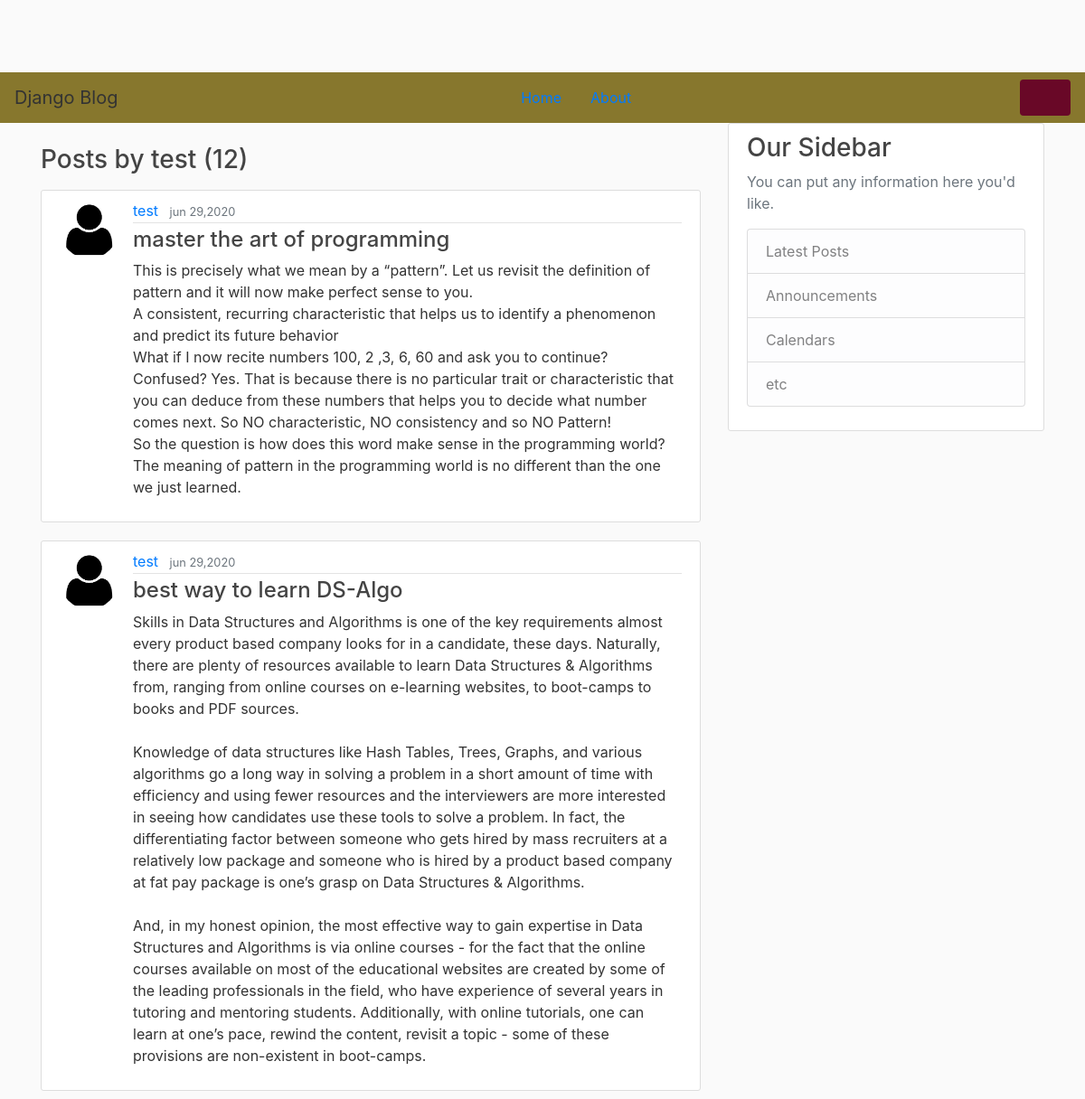
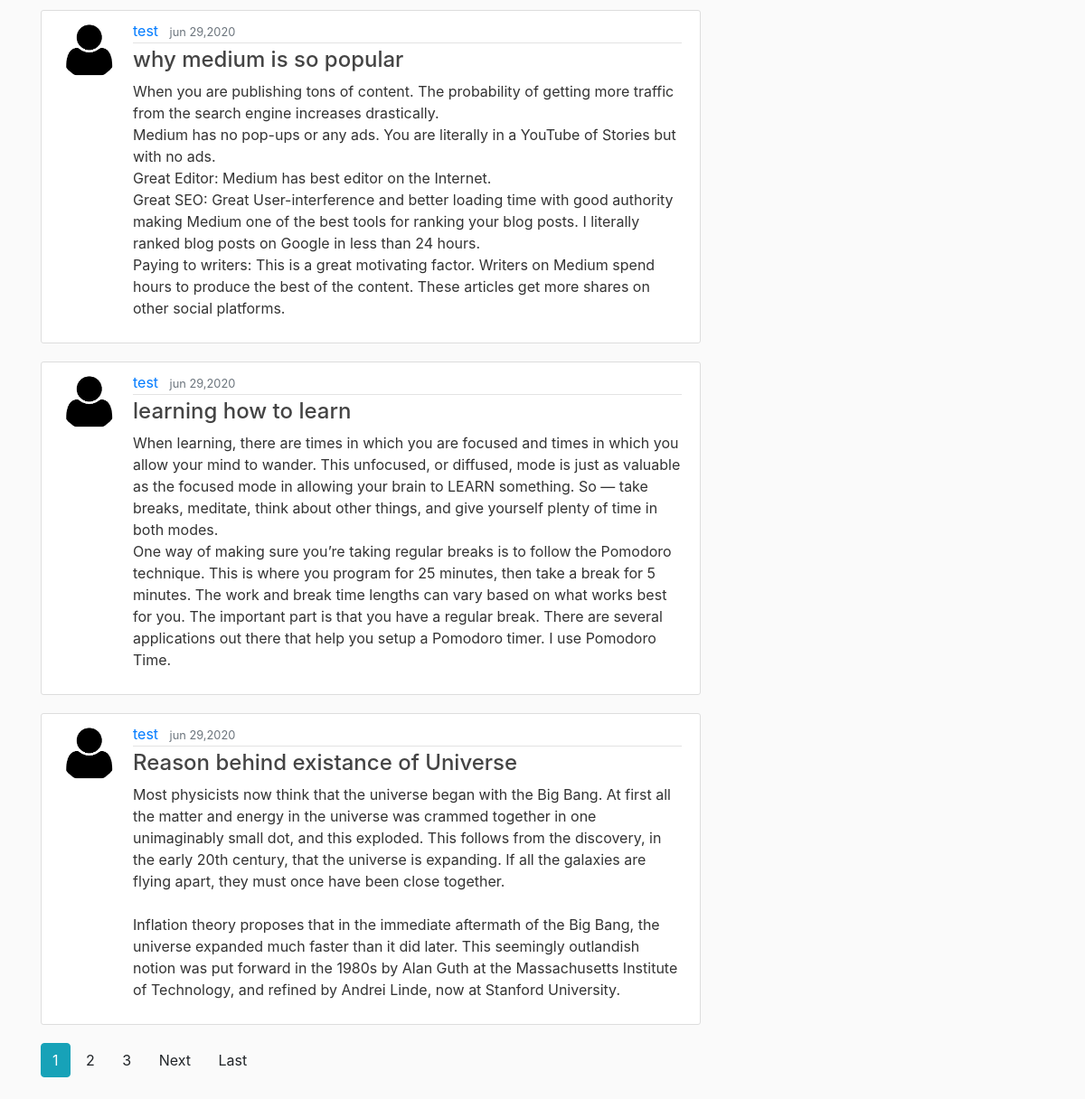
The app's page /user/test with its own data (2 pictures, top to bottom).
### blog/models.py (models this page shows, shortened)
class Post(models.Model):
    title = models.CharField(max_length = 100)
    content = models.TextField()
    date_posted = models.DateTimeField(default=timezone.now)
    author = models.ForeignKey(User, on_delete=models.CASCADE)

### users/models.py (models this page shows, shortened)
class Profile(models.Model):
    user = models.OneToOneField(User, on_delete = models.CASCADE)
    image = models.ImageField(default = 'default.jpg', upload_to = 'profile_pics')
    bio = models.CharField(max_length=300, default = "Hey there! I'm on django blog")

### blog/views.py (the view)
# urls.py: path('user/<str:username>',UserPostListView.as_view(), name = 'user-posts'),
class UserPostListView(ListView):       #ListView for posts
    model = Post
    template_name = 'blog/user_posts.html'        # <app>/<model>_<viewtype>.html
    context_object_name = 'posts'
    ordering = ['-date_posted']
    paginate_by = 5
    def get_queryset(self):
        user = get_object_or_404(User , username=self.kwargs.get('username'))
        return Post.objects.filter(author=user).order_by('-date_posted')

### blog/templates/blog/user_posts.html (shortened to what this page needs)
{% extends 'blog/base.html' %}
{% block content %}
  <h3 class ="mb-3">Posts by {{ view.kwargs.username }} ({{ page_obj.paginator.count }})</h3>
    {% for post in posts%}
    <article class="media content-section">
      <img class="rounded-circle article-img" src="{{ post.author.profile.image.url }}" alt="">
      <div class="media-body">
        <div class="article-metadata">
          <a class="mr-2" href="{% url 'user-posts' post.author.username %}">{{ post.author }}</a>
          <small class="text-muted">{{ post.date_posted|date:'b d,Y' }}</small>
        </div>
        <h4><a class="article-title" href="{% url 'post-detail' post.id %}" style="">{{ post.title }}</a></h4>
        <p class="article-content">{{ post.content }}</p>
      </div>
    </article>
    {% endfor %}
    {% if is_paginated %}
      {% for num in page_obj.paginator.page_range %}
        {% if page_obj.number == num %}
          <a class="btn btn-info mb-4" href="?page={{num}}">{{ num }}</a>
        {% elif num > page_obj.number|add:'-3' and num < page_obj.number|add:'3' %}
          <a class="btn btn-outline info mb-4" href="?page={{num}}">{{ num }}</a>
        {% endif %}
      {% endfor %}
      {% if page_obj.has_next %}
        <a class="btn btn-outline info mb-4" href="?page={{ page_obj.next_page_number}}">Next</a>
        <a class="btn btn-outline info mb-4" href="?page={{ page_obj.paginator.num_pages }}">Last</a>
      {% endif %}
    {% endif %}
{% endblock content %}

### blog/templates/blog/base.html (shortened to what this page needs)
{% load static %}
<!DOCTYPE html>
<html lang="en" dir="ltr">
  <head>
    <link rel="stylesheet" href="https://stackpath.bootstrapcdn.com/bootstrap/4.5.0/css/bootstrap.min.css">
    <link rel="stylesheet" type="text/css" href="{% static 'main.css' %}">
  </head>
  <body>
      <nav class="navbar sticky-top" style="background-color: #87772d;">
        <a class="navbar-brand">Django Blog</a>
        <div class="form-inline" style="float: left;">
          <a class="nav-item nav-link" href="/">Home</a>
          <a class="nav-item nav-link" href="/about">About</a>
        </div>
        <button class="navbar-toggler" type="button" data-toggle="collapse" data-target="#navbarNav" aria-controls="navbarNav" aria-expanded="false" aria-label="Toggle navigation" style="background-color: #690827;">
          <span class="navbar-toggler-icon"></span>
        </button>
      </nav>
    <main role="main" class="container">
      <div class="row">
        <div class="col-md-8">
          <br>
          {% block content %}{% endblock %}
        </div>
        <div class="col-md-4">
          <div class="content-section">
            <h3>Our Sidebar</h3>
            <p class='text-muted'>You can put any information here you'd like.
              <ul class="list-group">
                <li class="list-group-item list-group-item-light">Latest Posts</li>
                <li class="list-group-item list-group-item-light">Announcements</li>
                <li class="list-group-item list-group-item-light">Calendars</li>
                <li class="list-group-item list-group-item-light">etc</li>
              </ul>
            </p>
          </div>
        </div>
      </div>
    </main>
  </body>
</html>

### blog/static/blog/main.css (style rules this page uses)
body { background: #fafafa; color: #333333; margin-top: 5rem; }
h1, h2, h3, h4, h5, h6 { color: #444444; }
ul { margin: 0; }
.content-section { background: #ffffff; padding: 10px 20px; border: 1px solid #dddddd; border-radius: 3px; margin-bottom: 20px; }
.article-title { color: #444444; }
.article-content { white-space: pre-line; }
.article-img { height: 65px; width: 65px; margin-right: 16px; }
.article-metadata { padding-bottom: 1px; margin-bottom: 4px; border-bottom: 1px solid #e3e3e3 }

### records on screen
Post: author.profile.image (placeholder picture), author "test", date_posted "jun 29,2020", title "master the art of programming", content "This is precisely what we mean by a “pattern”. Let us revisit the definition of pattern and it will now make perfect sense to you. A consistent, recurring characteristic that helps us to identify a phenomenon and predict its future behavior What if I now recite numbers 100, 2 ,3, 6, 60 and ask you to continue? Confused? Yes. That is because there is no particular trait or characteristic that you can deduce from these numbers that helps you to decide what number comes next. So NO characteristic, NO consistency and so NO Pattern! So the question is how does this word make sense in the programming world? The meaning of pattern in the programming world is no different than the one we just…"
Post: author.profile.image (placeholder picture), author "test", date_posted "jun 29,2020", title "best way to learn DS-Algo", content "Skills in Data Structures and Algorithms is one of the key requirements almost every product based company looks for in a candidate, these days. Naturally, there are plenty of resources available to learn Data Structures & Algorithms from, ranging from online courses on e-learning websites, to boot-camps to books and PDF sources. Knowledge of data structures like Hash Tables, Trees, Graphs, and various algorithms go a long way in solving a problem in a short amount of time with efficiency and using fewer resources and the interviewers are more interested in seeing how candidates use these tools to solve a problem. In fact, the differentiating factor between someone who gets hired by mass…"
Post: author.profile.image (placeholder picture), author "test", date_posted "jun 29,2020", title "why medium is so popular", content "When you are publishing tons of content. The probability of getting more traffic from the search engine increases drastically. Medium has no pop-ups or any ads. You are literally in a YouTube of Stories but with no ads. Great Editor: Medium has best editor on the Internet. Great SEO: Great User-interference and better loading time with good authority making Medium one of the best tools for ranking your blog posts. I literally ranked blog posts on Google in less than 24 hours. Paying to writers: This is a great motivating factor. Writers on Medium spend hours to produce the best of the content. These articles get more shares on other social platforms."
Post: author.profile.image (placeholder picture), author "test", date_posted "jun 29,2020", title "learning how to learn", content "When learning, there are times in which you are focused and times in which you allow your mind to wander. This unfocused, or diffused, mode is just as valuable as the focused mode in allowing your brain to LEARN something. So — take breaks, meditate, think about other things, and give yourself plenty of time in both modes. One way of making sure you’re taking regular breaks is to follow the Pomodoro technique. This is where you program for 25 minutes, then take a break for 5 minutes. The work and break time lengths can vary based on what works best for you. The important part is that you have a regular break. There are several applications out there that help you setup a Pomodoro timer. I…"
Post: author.profile.image (placeholder picture), author "test", date_posted "jun 29,2020", title "Reason behind existance of Universe", content "Most physicists now think that the universe began with the Big Bang. At first all the matter and energy in the universe was crammed together in one unimaginably small dot, and this exploded. This follows from the discovery, in the early 20th century, that the universe is expanding. If all the galaxies are flying apart, they must once have been close together. Inflation theory proposes that in the immediate aftermath of the Big Bang, the universe expanded much faster than it did later. This seemingly outlandish notion was put forward in the 1980s by Alan Guth at the Massachusetts Institute of Technology, and refined by Andrei Linde, now at Stanford University."

### other values on screen
{{ view.kwargs.username }} "test"
{{ page_obj.paginator.count }} "12"
{{ num }} "1"
{{ num }} "2" "3"
